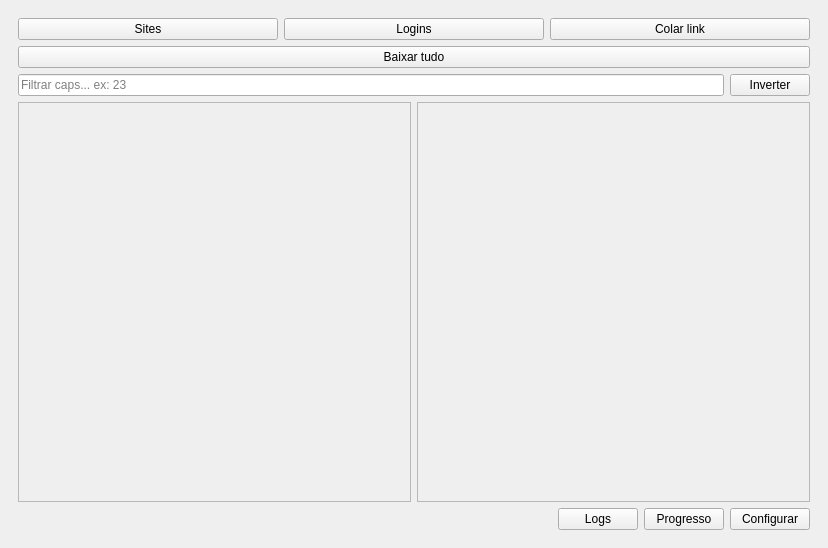
<?xml version="1.0" encoding="UTF-8"?>
<ui version="4.0">
 <class>MainWindow</class>
 <widget class="QMainWindow" name="MainWindow">
  <property name="geometry">
   <rect>
    <x>0</x>
    <y>0</y>
    <width>828</width>
    <height>548</height>
   </rect>
  </property>
  <property name="windowTitle">
   <string>RyujinApp</string>
  </property>
  <property name="windowIcon">
   <iconset>
    <normaloff>icon.ico</normaloff>icon.ico</iconset>
  </property>
  <widget class="QWidget" name="centralwidget">
   <layout class="QHBoxLayout" name="horizontalLayout_4">
    <item>
     <widget class="QStackedWidget" name="pages">
      <property name="currentIndex">
       <number>0</number>
      </property>
      <widget class="QWidget" name="app">
       <layout class="QVBoxLayout" name="verticalLayout_5">
        <item>
         <layout class="QVBoxLayout" name="verticalLayout">
          <item>
           <layout class="QHBoxLayout" name="horizontalLayout">
            <item>
             <widget class="QPushButton" name="websites">
              <property name="text">
               <string>Sites</string>
              </property>
             </widget>
            </item>
            <item>
             <widget class="QPushButton" name="logins">
              <property name="text">
               <string>Logins</string>
              </property>
             </widget>
            </item>
            <item>
             <widget class="QPushButton" name="link">
              <property name="text">
               <string>Colar link</string>
              </property>
             </widget>
            </item>
           </layout>
          </item>
          <item>
           <widget class="QPushButton" name="downloadAll">
            <property name="text">
             <string>Baixar tudo</string>
            </property>
           </widget>
          </item>
         </layout>
        </item>
        <item>
         <layout class="QHBoxLayout" name="horizontalLayout_2">
          <property name="bottomMargin">
           <number>0</number>
          </property>
          <item>
           <widget class="QLineEdit" name="search">
            <property name="autoFillBackground">
             <bool>false</bool>
            </property>
            <property name="placeholderText">
             <string>Filtrar caps... ex: 23</string>
            </property>
           </widget>
          </item>
          <item>
           <widget class="QPushButton" name="invert">
            <property name="text">
             <string>Inverter</string>
            </property>
           </widget>
          </item>
         </layout>
        </item>
        <item>
         <layout class="QHBoxLayout" name="horizontalLayout_6">
          <property name="rightMargin">
           <number>0</number>
          </property>
          <property name="bottomMargin">
           <number>0</number>
          </property>
          <item>
           <widget class="QScrollArea" name="scrollArea">
            <property name="sizePolicy">
             <sizepolicy hsizetype="Expanding" vsizetype="Expanding">
              <horstretch>0</horstretch>
              <verstretch>0</verstretch>
             </sizepolicy>
            </property>
            <property name="widgetResizable">
             <bool>true</bool>
            </property>
            <widget class="QWidget" name="scrollAreaWidgetContents">
             <property name="geometry">
              <rect>
               <x>0</x>
               <y>0</y>
               <width>394</width>
               <height>350</height>
              </rect>
             </property>
             <layout class="QVBoxLayout" name="verticalLayout_4">
              <item>
               <layout class="QVBoxLayout" name="verticalChapter"/>
              </item>
             </layout>
            </widget>
           </widget>
          </item>
          <item>
           <widget class="QScrollArea" name="progress_scroll">
            <property name="widgetResizable">
             <bool>true</bool>
            </property>
            <widget class="QWidget" name="scrollAreaWidgetContents_3">
             <property name="geometry">
              <rect>
               <x>0</x>
               <y>0</y>
               <width>394</width>
               <height>350</height>
              </rect>
             </property>
             <layout class="QVBoxLayout" name="verticalLayout_3">
              <item>
               <layout class="QVBoxLayout" name="verticalProgress"/>
              </item>
             </layout>
            </widget>
           </widget>
          </item>
         </layout>
        </item>
        <item>
         <layout class="QHBoxLayout" name="horizontalLayout_3">
          <property name="bottomMargin">
           <number>0</number>
          </property>
          <item>
           <spacer name="horizontalSpacer">
            <property name="orientation">
             <enum>Qt::Horizontal</enum>
            </property>
            <property name="sizeHint" stdset="0">
             <size>
              <width>40</width>
              <height>20</height>
             </size>
            </property>
           </spacer>
          </item>
          <item>
           <widget class="QPushButton" name="logs">
            <property name="text">
             <string>Logs</string>
            </property>
           </widget>
          </item>
          <item>
           <widget class="QPushButton" name="progress">
            <property name="text">
             <string>Progresso</string>
            </property>
           </widget>
          </item>
          <item>
           <widget class="QPushButton" name="config">
            <property name="text">
             <string>Configurar</string>
            </property>
           </widget>
          </item>
         </layout>
        </item>
       </layout>
      </widget>
      <widget class="QWidget" name="loading">
       <layout class="QHBoxLayout" name="horizontalLayout_5">
        <item>
         <spacer name="horizontalSpacer_2">
          <property name="orientation">
           <enum>Qt::Horizontal</enum>
          </property>
          <property name="sizeHint" stdset="0">
           <size>
            <width>40</width>
            <height>20</height>
           </size>
          </property>
         </spacer>
        </item>
        <item>
         <layout class="QVBoxLayout" name="verticalLayout_21">
          <property name="rightMargin">
           <number>0</number>
          </property>
          <item>
           <spacer name="verticalSpacer_3">
            <property name="sizeHint" stdset="0">
             <size>
              <width>20</width>
              <height>40</height>
             </size>
            </property>
           </spacer>
          </item>
          <item>
           <layout class="QHBoxLayout" name="horizontalLayout_13">
            <property name="topMargin">
             <number>20</number>
            </property>
            <item>
             <spacer name="horizontalSpacer_5">
              <property name="orientation">
               <enum>Qt::Horizontal</enum>
              </property>
              <property name="sizeHint" stdset="0">
               <size>
                <width>40</width>
                <height>20</height>
               </size>
              </property>
             </spacer>
            </item>
            <item>
             <widget class="QLabel" name="label">
              <property name="font">
               <font>
                <pointsize>20</pointsize>
               </font>
              </property>
              <property name="text">
               <string>Buscando obra...</string>
              </property>
             </widget>
            </item>
            <item>
             <spacer name="horizontalSpacer_6">
              <property name="orientation">
               <enum>Qt::Horizontal</enum>
              </property>
              <property name="sizeHint" stdset="0">
               <size>
                <width>40</width>
                <height>20</height>
               </size>
              </property>
             </spacer>
            </item>
           </layout>
          </item>
          <item>
           <widget class="QProgressBar" name="progressBar">
            <property name="maximum">
             <number>0</number>
            </property>
            <property name="value">
             <number>0</number>
            </property>
            <property name="textVisible">
             <bool>false</bool>
            </property>
           </widget>
          </item>
          <item>
           <spacer name="verticalSpacer_2">
            <property name="sizeHint" stdset="0">
             <size>
              <width>20</width>
              <height>40</height>
             </size>
            </property>
           </spacer>
          </item>
         </layout>
        </item>
        <item>
         <spacer name="horizontalSpacer_3">
          <property name="orientation">
           <enum>Qt::Horizontal</enum>
          </property>
          <property name="sizeHint" stdset="0">
           <size>
            <width>40</width>
            <height>20</height>
           </size>
          </property>
         </spacer>
        </item>
       </layout>
      </widget>
      <widget class="QWidget" name="page">
       <layout class="QVBoxLayout" name="verticalLayout_6">
        <item>
         <layout class="QHBoxLayout" name="horizontalLayout_7">
          <item>
           <widget class="QPushButton" name="config_back">
            <property name="text">
             <string>Voltar</string>
            </property>
           </widget>
          </item>
          <item>
           <spacer name="horizontalSpacer_4">
            <property name="orientation">
             <enum>Qt::Horizontal</enum>
            </property>
            <property name="sizeHint" stdset="0">
             <size>
              <width>40</width>
              <height>20</height>
             </size>
            </property>
           </spacer>
          </item>
         </layout>
        </item>
        <item>
         <widget class="Line" name="line_2">
          <property name="orientation">
           <enum>Qt::Vertical</enum>
          </property>
         </widget>
        </item>
        <item>
         <widget class="QScrollArea" name="scrollArea_2">
          <property name="widgetResizable">
           <bool>true</bool>
          </property>
          <widget class="QWidget" name="scrollAreaWidgetContents_2">
           <property name="geometry">
            <rect>
             <x>0</x>
             <y>-479</y>
             <width>779</width>
             <height>994</height>
            </rect>
           </property>
           <layout class="QVBoxLayout" name="verticalLayout_7">
            <item>
             <layout class="QVBoxLayout" name="verticalLayout_2">
              <property name="topMargin">
               <number>0</number>
              </property>
              <item>
               <widget class="QLabel" name="language_label">
                <property name="text">
                 <string>Selecione a lingua:</string>
                </property>
               </widget>
              </item>
              <item>
               <widget class="QComboBox" name="langs">
                <property name="currentText">
                 <string>en</string>
                </property>
                <property name="currentIndex">
                 <number>0</number>
                </property>
                <item>
                 <property name="text">
                  <string>en</string>
                 </property>
                </item>
                <item>
                 <property name="text">
                  <string>pt_BR</string>
                 </property>
                </item>
                <item>
                 <property name="text">
                  <string>es</string>
                 </property>
                </item>
                <item>
                 <property name="text">
                  <string>fr</string>
                 </property>
                </item>
                <item>
                 <property name="text">
                  <string>de</string>
                 </property>
                </item>
                <item>
                 <property name="text">
                  <string>it</string>
                 </property>
                </item>
                <item>
                 <property name="text">
                  <string>ja</string>
                 </property>
                </item>
                <item>
                 <property name="text">
                  <string>zh_CN</string>
                 </property>
                </item>
                <item>
                 <property name="text">
                  <string>ru</string>
                 </property>
                </item>
                <item>
                 <property name="text">
                  <string>ar</string>
                 </property>
                </item>
               </widget>
              </item>
              <item>
               <layout class="QHBoxLayout" name="horizontalLayout_9">
                <property name="topMargin">
                 <number>0</number>
                </property>
                <item>
                 <layout class="QVBoxLayout" name="verticalLayout_8">
                  <property name="topMargin">
                   <number>0</number>
                  </property>
                  <item>
                   <widget class="QLabel" name="img_format">
                    <property name="text">
                     <string>Selecione o formato da imagem:</string>
                    </property>
                   </widget>
                  </item>
                  <item>
                   <widget class="QComboBox" name="format_img">
                    <item>
                     <property name="text">
                      <string>.jpg</string>
                     </property>
                    </item>
                    <item>
                     <property name="text">
                      <string>.png</string>
                     </property>
                    </item>
                    <item>
                     <property name="text">
                      <string>.webp</string>
                     </property>
                    </item>
                    <item>
                     <property name="text">
                      <string>.avif</string>
                     </property>
                    </item>
                   </widget>
                  </item>
                 </layout>
                </item>
                <item>
                 <layout class="QVBoxLayout" name="verticalLayout_9">
                  <item>
                   <widget class="QLabel" name="simul_label">
                    <property name="text">
                     <string>Downloads simultâneos:</string>
                    </property>
                   </widget>
                  </item>
                  <item>
                   <widget class="QSpinBox" name="simul_qtd">
                    <property name="minimum">
                     <number>1</number>
                    </property>
                    <property name="maximum">
                     <number>10</number>
                    </property>
                    <property name="value">
                     <number>3</number>
                    </property>
                   </widget>
                  </item>
                 </layout>
                </item>
               </layout>
              </item>
              <item>
               <widget class="QLabel" name="path_label">
                <property name="text">
                 <string>Defina o caminho dos arquivos:</string>
                </property>
               </widget>
              </item>
              <item>
               <layout class="QHBoxLayout" name="horizontalLayout_8">
                <property name="topMargin">
                 <number>0</number>
                </property>
                <item>
                 <widget class="QPushButton" name="open_folder">
                  <property name="text">
                   <string>Abrir a pasta</string>
                  </property>
                 </widget>
                </item>
                <item>
                 <widget class="QLineEdit" name="path">
                  <property name="enabled">
                   <bool>false</bool>
                  </property>
                 </widget>
                </item>
                <item>
                 <widget class="QPushButton" name="setSaveFolder">
                  <property name="minimumSize">
                   <size>
                    <width>0</width>
                    <height>0</height>
                   </size>
                  </property>
                  <property name="maximumSize">
                   <size>
                    <width>30</width>
                    <height>16777215</height>
                   </size>
                  </property>
                  <property name="text">
                   <string>...</string>
                  </property>
                 </widget>
                </item>
               </layout>
              </item>
              <item>
               <layout class="QVBoxLayout" name="verticalLayout_17">
                <property name="topMargin">
                 <number>20</number>
                </property>
               </layout>
              </item>
              <item>
               <widget class="QGroupBox" name="group_imgs">
                <property name="title">
                 <string>Agrupar Imagens (PDF/ZIP):</string>
                </property>
                <property name="flat">
                 <bool>true</bool>
                </property>
                <property name="checkable">
                 <bool>true</bool>
                </property>
                <property name="checked">
                 <bool>false</bool>
                </property>
                <layout class="QVBoxLayout" name="verticalLayout_18">
                 <item>
                  <widget class="QComboBox" name="group_imgs_combo">
                   <item>
                    <property name="text">
                     <string>.pdf</string>
                    </property>
                   </item>
                   <item>
                    <property name="text">
                     <string>.zip</string>
                    </property>
                   </item>
                  </widget>
                 </item>
                 <item>
                  <widget class="QCheckBox" name="replacegroupcheckBox">
                   <property name="text">
                    <string>Sobreescrever</string>
                   </property>
                  </widget>
                 </item>
                </layout>
               </widget>
              </item>
              <item>
               <layout class="QVBoxLayout" name="verticalLayout_16">
                <property name="topMargin">
                 <number>20</number>
                </property>
               </layout>
              </item>
              <item>
               <widget class="QGroupBox" name="slicer_box">
                <property name="minimumSize">
                 <size>
                  <width>0</width>
                  <height>0</height>
                 </size>
                </property>
                <property name="title">
                 <string>Slicer</string>
                </property>
                <property name="flat">
                 <bool>true</bool>
                </property>
                <property name="checkable">
                 <bool>true</bool>
                </property>
                <property name="checked">
                 <bool>false</bool>
                </property>
                <layout class="QVBoxLayout" name="verticalLayout_11">
                 <item>
                  <widget class="QLabel" name="slicer_height_label">
                   <property name="text">
                    <string>Rough Output Height:</string>
                   </property>
                  </widget>
                 </item>
                 <item>
                  <widget class="QDoubleSpinBox" name="slicer_height">
                   <property name="decimals">
                    <number>0</number>
                   </property>
                   <property name="maximum">
                    <double>999999999.000000000000000</double>
                   </property>
                  </widget>
                 </item>
                 <item>
                  <layout class="QHBoxLayout" name="horizontalLayout_10">
                   <property name="topMargin">
                    <number>0</number>
                   </property>
                   <item>
                    <layout class="QVBoxLayout" name="verticalLayout_10">
                     <property name="topMargin">
                      <number>0</number>
                     </property>
                     <item>
                      <widget class="QLabel" name="slicer_width_label">
                       <property name="text">
                        <string>Width Enforcement Type:</string>
                       </property>
                      </widget>
                     </item>
                     <item>
                      <widget class="QComboBox" name="slicer_width_select">
                       <item>
                        <property name="text">
                         <string>No Enforcement</string>
                        </property>
                       </item>
                       <item>
                        <property name="text">
                         <string>Automatic Uniform Width</string>
                        </property>
                       </item>
                       <item>
                        <property name="text">
                         <string>User Customized Width</string>
                        </property>
                       </item>
                      </widget>
                     </item>
                    </layout>
                   </item>
                   <item>
                    <layout class="QVBoxLayout" name="verticalLayout_12">
                     <property name="topMargin">
                      <number>0</number>
                     </property>
                     <item>
                      <widget class="QLabel" name="slicer_width_spin_label">
                       <property name="text">
                        <string>Manual Custom Width [in pixels]:</string>
                       </property>
                      </widget>
                     </item>
                     <item>
                      <widget class="QDoubleSpinBox" name="slicer_width_spin">
                       <property name="decimals">
                        <number>0</number>
                       </property>
                       <property name="maximum">
                        <double>999999999.000000000000000</double>
                       </property>
                      </widget>
                     </item>
                    </layout>
                   </item>
                  </layout>
                 </item>
                 <item>
                  <widget class="QLabel" name="slicer_detector_label">
                   <property name="text">
                    <string>Detector Type:</string>
                   </property>
                  </widget>
                 </item>
                 <item>
                  <widget class="QComboBox" name="slicer_detector_select">
                   <item>
                    <property name="text">
                     <string>Smart Pixel Comparison</string>
                    </property>
                   </item>
                   <item>
                    <property name="text">
                     <string>Direct Slicing</string>
                    </property>
                   </item>
                  </widget>
                 </item>
                 <item>
                  <layout class="QHBoxLayout" name="horizontalLayout_12">
                   <property name="topMargin">
                    <number>0</number>
                   </property>
                   <item>
                    <layout class="QVBoxLayout" name="verticalLayout_19">
                     <property name="topMargin">
                      <number>0</number>
                     </property>
                     <item>
                      <widget class="QLabel" name="slicer_detection_sensivity_label">
                       <property name="text">
                        <string>Object Detection Sensitivity [1-100%]</string>
                       </property>
                      </widget>
                     </item>
                     <item>
                      <widget class="QSpinBox" name="slicer_detection_sensivity">
                       <property name="minimum">
                        <number>1</number>
                       </property>
                       <property name="maximum">
                        <number>100</number>
                       </property>
                      </widget>
                     </item>
                    </layout>
                   </item>
                   <item>
                    <layout class="QVBoxLayout" name="verticalLayout_20">
                     <item>
                      <widget class="QLabel" name="slicer_scan_line_label">
                       <property name="text">
                        <string>Scan Line Step [1-25 in pixels]</string>
                       </property>
                      </widget>
                     </item>
                     <item>
                      <widget class="QSpinBox" name="slicer_scan_line">
                       <property name="minimum">
                        <number>1</number>
                       </property>
                       <property name="maximum">
                        <number>25</number>
                       </property>
                      </widget>
                     </item>
                    </layout>
                   </item>
                  </layout>
                 </item>
                 <item>
                  <widget class="QLabel" name="slicer_ignorable_margin_label">
                   <property name="text">
                    <string>Ignorable Horizontal Margins [in pixels]</string>
                   </property>
                  </widget>
                 </item>
                 <item>
                  <widget class="QSpinBox" name="slicer_ignorable_margin">
                   <property name="maximum">
                    <number>999999</number>
                   </property>
                  </widget>
                 </item>
                 <item>
                  <widget class="QCheckBox" name="replaceslicecheckBox">
                   <property name="text">
                    <string>Sobreescrever</string>
                   </property>
                  </widget>
                 </item>
                </layout>
               </widget>
              </item>
              <item>
               <layout class="QVBoxLayout" name="verticalLayout_14">
                <property name="topMargin">
                 <number>20</number>
                </property>
               </layout>
              </item>
              <item>
               <widget class="QGroupBox" name="external">
                <property name="title">
                 <string>external providers</string>
                </property>
                <property name="flat">
                 <bool>true</bool>
                </property>
                <property name="checkable">
                 <bool>true</bool>
                </property>
                <property name="checked">
                 <bool>false</bool>
                </property>
                <layout class="QVBoxLayout" name="verticalLayout_13">
                 <item>
                  <layout class="QHBoxLayout" name="horizontalLayout_11">
                   <property name="topMargin">
                    <number>0</number>
                   </property>
                   <item>
                    <widget class="QPushButton" name="open_external_folder">
                     <property name="text">
                      <string>PushButton</string>
                     </property>
                    </widget>
                   </item>
                   <item>
                    <widget class="QLineEdit" name="selected_external">
                     <property name="enabled">
                      <bool>false</bool>
                     </property>
                     <property name="readOnly">
                      <bool>false</bool>
                     </property>
                    </widget>
                   </item>
                   <item>
                    <widget class="QPushButton" name="select_external">
                     <property name="maximumSize">
                      <size>
                       <width>30</width>
                       <height>16777215</height>
                      </size>
                     </property>
                     <property name="text">
                      <string>...</string>
                     </property>
                    </widget>
                   </item>
                  </layout>
                 </item>
                </layout>
               </widget>
              </item>
              <item>
               <layout class="QVBoxLayout" name="verticalLayout_15">
                <property name="topMargin">
                 <number>20</number>
                </property>
               </layout>
              </item>
              <item>
               <widget class="QLabel" name="dev_label">
                <property name="text">
                 <string>Modo desenvolvedor:</string>
                </property>
               </widget>
              </item>
              <item>
               <widget class="QCheckBox" name="dev_check">
                <property name="text">
                 <string>Ativar</string>
                </property>
               </widget>
              </item>
              <item>
               <spacer name="verticalSpacer">
                <property name="sizeHint" stdset="0">
                 <size>
                  <width>20</width>
                  <height>40</height>
                 </size>
                </property>
               </spacer>
              </item>
             </layout>
            </item>
           </layout>
          </widget>
         </widget>
        </item>
       </layout>
      </widget>
     </widget>
    </item>
   </layout>
  </widget>
 </widget>
 <resources/>
 <connections/>
</ui>
